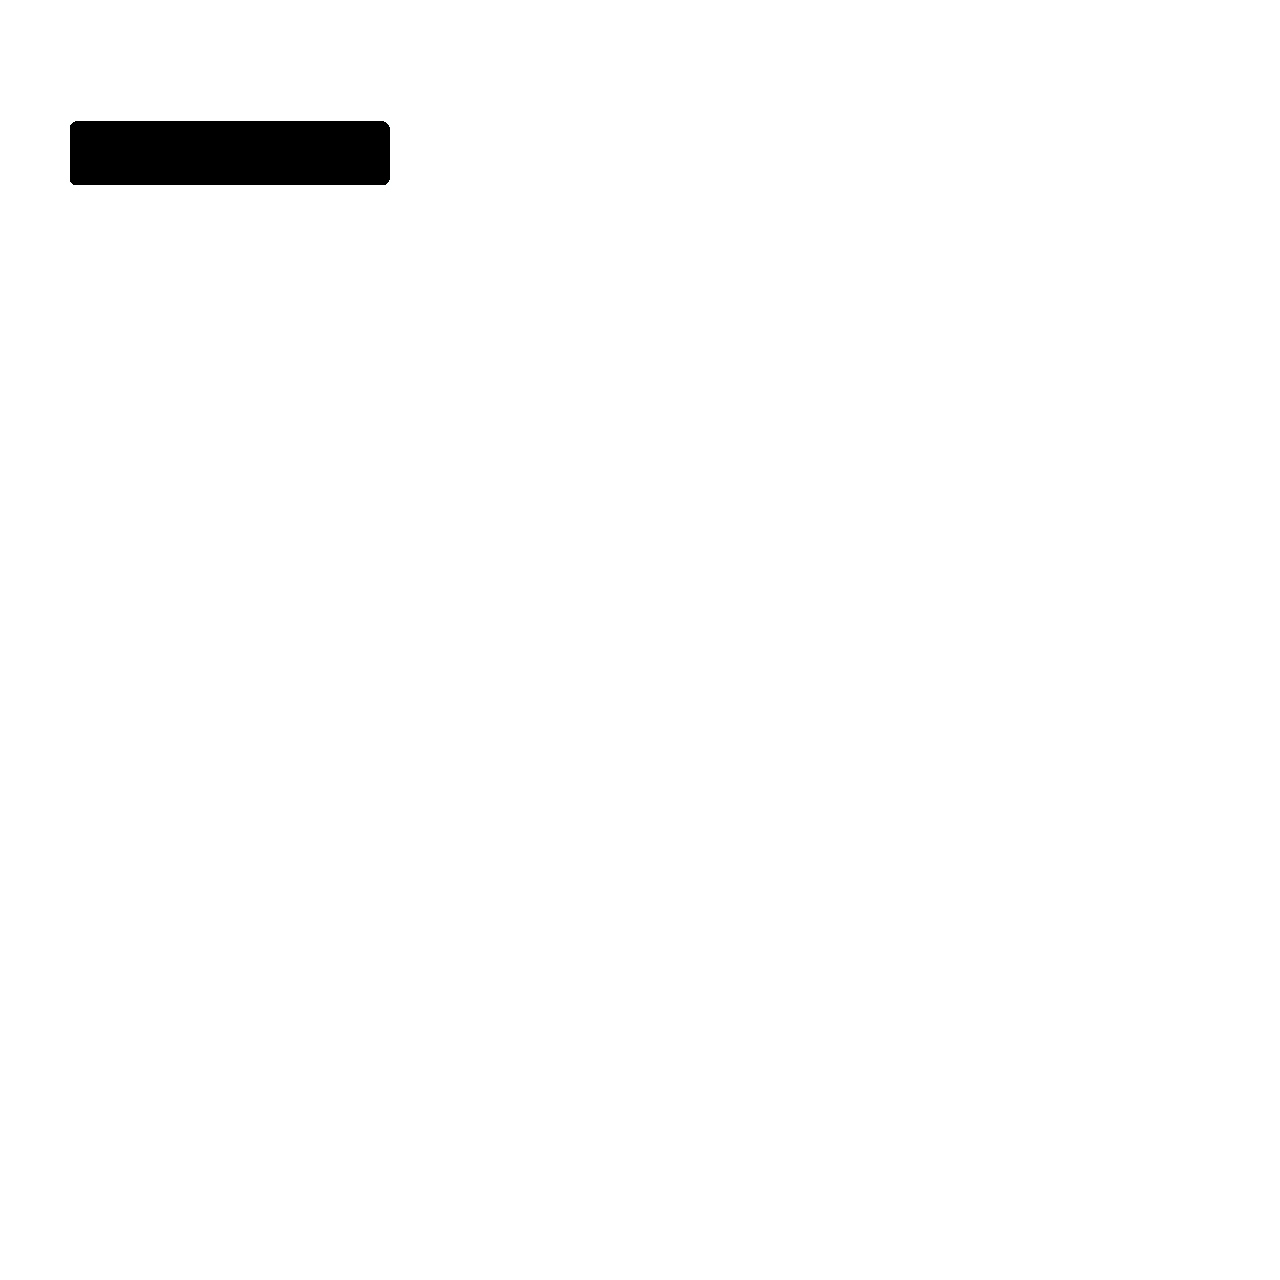

This game map was drawn from its Tiled (.tmx) file and the tilesets committed beside it. A one-line description and the trimmed map source follow:
An orthogonal 40x40 tile map with 32x32 px tiles, 1 tile layer (top), 2 hidden layers not drawn.

<map version="1.0" orientation="orthogonal" renderorder="right-down" width="40" height="40" tilewidth="32" tileheight="32" backgroundcolor="#ffffff" nextobjectid="1">
 <tileset firstgid="1" name="office" tilewidth="32" tileheight="32" tilecount="20" columns="10">
  <image source="test.bmp" trans="ff00ff" width="320" height="64" />
 </tileset>
 <layer name="top" width="40" height="40" offsetx="-58.6667" offsety="89.3333">
  <data>[1600 cells, 20 non-empty, 5 distinct tile ids]</data>
 </layer>
 <layer name="middle" width="40" height="40" visible="0" offsetx="-58.6667" offsety="89.3333">
  <data>[1600 cells, 92 non-empty, 14 distinct tile ids]</data>
 </layer>
 <layer name="bottom" width="40" height="40" visible="0" offsetx="-58.6667" offsety="89.3333">
  <data>[1600 cells, 76 non-empty, 15 distinct tile ids]</data>
 </layer>
</map>
